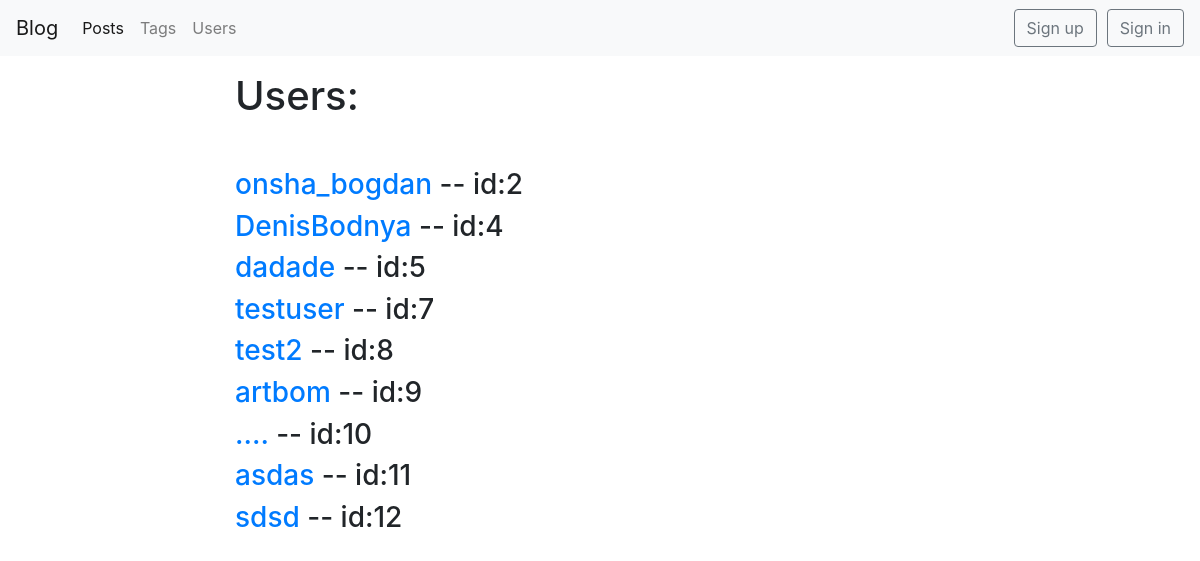
The page /blog/users/ on the database its author committed.
### blog/models.py (models this page shows, shortened)
class BlogUser(User):
    def get_absolute_url(self):
        return reverse('user_detail_url', kwargs={'id': self.id})

### blog/views.py (the view)
# urls.py: path('users/', users_list, name='users_list_url'),
def users_list(request):
    users = BlogUser.objects.all()
    return render(request, 'blog/users_list.html', context={'users': users})

### blog/templates/blog/users_list.html (shortened to what this page needs)
{% extends 'blog/base_blog.html' %}
{% block content %}
    <h1 class="mb-5">Users:</h1>
    {% for user in users %}
        <h3><a href="{{ user.get_absolute_url }}"> {{ user.username}}</a> -- id:{{user.id}}</h3>
    {% endfor %}
{% endblock %}

### rows shown on the page
BlogUser: username "onsha_bogdan", id "2"
BlogUser: username "DenisBodnya", id "4"
BlogUser: username "dadade", id "5"
BlogUser: username "testuser", id "7"
BlogUser: username "test2", id "8"
BlogUser: username "artbom", id "9"
BlogUser: username "....", id "10"
BlogUser: username "asdas", id "11"
BlogUser: username "sdsd", id "12"
